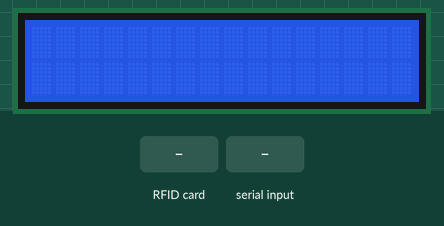
This sketch was run on a simulated Arduino Uno, built with avr-gcc and run on an emulated ATmega328P. Parts: 16×2 character LCD. The inputs (shaded band) are chosen by the test bench. What the sketch prints to the serial monitor is not drawn.

Above: at 1.3 s.
1.4 s: RFID card 5E 7A 19 C4 held to the reader
At 1.8 s:
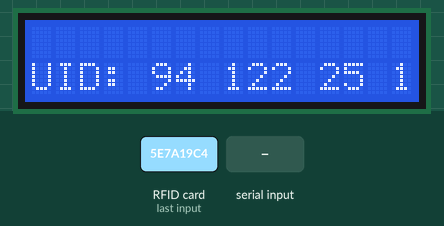
2.9 s: "1" received over Serial
At 3.6 s:
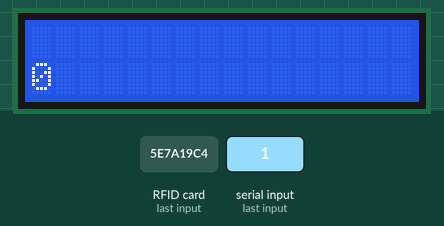
Timing chart, 0 to 5.9 s (numbered marks = the images above; inputs shaded):
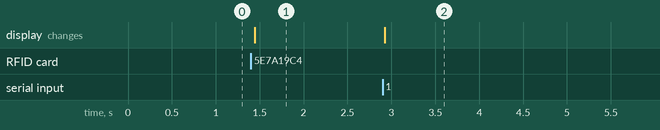

The sketch:

arduino.ino
```cpp
#include <Wire.h>
#include <LiquidCrystal_I2C.h>
#include <SPI.h>
#include <MFRC522.h>

#define RST_PIN 9
#define SS_PIN 10
MFRC522 mfrc522(SS_PIN, RST_PIN);

String lastText = "";

LiquidCrystal_I2C lcd(0x3F, 16, 2);

void setup()
{
    Serial.begin(9600);
    SPI.begin();
    mfrc522.PCD_Init();
    lcd.init();
    lcd.backlight();
}

void print_lcd(String text)
{
    lcd.clear();
    lcd.setCursor(0, 1);
    lcd.print(lastText);
    lcd.setCursor(0, 1);
    lcd.print(text);
}

void loop()
{
    if (Serial.available())
    {
        String text = Serial.ReadString();
        print_lcd(text);
    }

    if (mfrc522.PICC_IsNewCardPresent())
    {
        if (mfrc522.PICC_ReadCardSerial())
        {
            String text = "UID:";
            for (byte i = 0; i < mfrc522.uid.size; i++)
            {
                text += mfrc522.uid.uidByte[i] < 0x10 ? " 0" : " ";
                text += mfrc522.uid.uidByte[i];
            }
            print_lcd(text);
            Serial.println(text);
            mfrc522.PICC_HaltA();
        }
    }
}
```

Measured:
- after the input at 1.4 s, the display: changes at once (image 1)
- after the input at 2.9 s, the display: changes at once (image 2)
